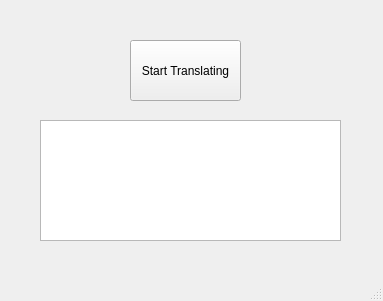
<?xml version="1.0" encoding="UTF-8"?>
<ui version="4.0">
 <class>MainWindow</class>
 <widget class="QMainWindow" name="MainWindow">
  <property name="geometry">
   <rect>
    <x>0</x>
    <y>0</y>
    <width>383</width>
    <height>301</height>
   </rect>
  </property>
  <property name="windowTitle">
   <string>MainWindow</string>
  </property>
  <widget class="QWidget" name="centralwidget">
   <widget class="QPushButton" name="pushButton">
    <property name="geometry">
     <rect>
      <x>130</x>
      <y>40</y>
      <width>111</width>
      <height>61</height>
     </rect>
    </property>
    <property name="text">
     <string>Start Translating</string>
    </property>
   </widget>
   <widget class="QPlainTextEdit" name="plainTextEdit">
    <property name="geometry">
     <rect>
      <x>40</x>
      <y>120</y>
      <width>301</width>
      <height>121</height>
     </rect>
    </property>
   </widget>
  </widget>
  <widget class="QMenuBar" name="menubar">
   <property name="geometry">
    <rect>
     <x>0</x>
     <y>0</y>
     <width>383</width>
     <height>21</height>
    </rect>
   </property>
  </widget>
  <widget class="QStatusBar" name="statusbar"/>
 </widget>
 <resources/>
 <connections/>
</ui>
